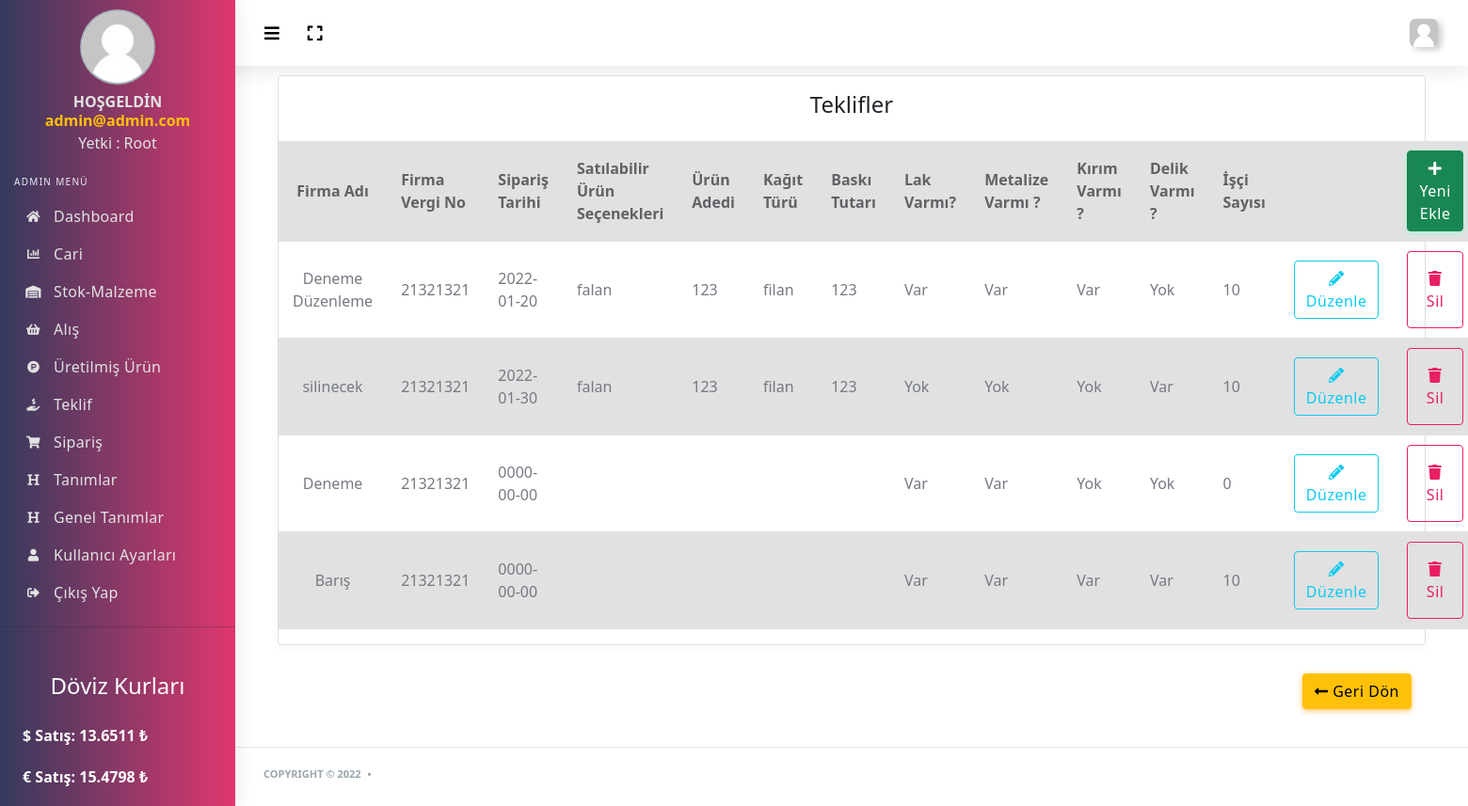
Page /admin/teklif.php (signed in) on the committed database.
### tables this page shows
CREATE TABLE `kullanici_tbl` (
  `kullanici_id` int(11) NOT NULL,
  `kullanici_foto` varchar(500) NOT NULL,
  `kullanici_ad` varchar(50) NOT NULL,
  `kullanici_sifre` varchar(50) NOT NULL,
  `kullanici_zaman` date NOT NULL,
  `kullanici_hakkinda` text NOT NULL,
  `kullanici_dogumyeri` varchar(50) NOT NULL,
  `kullanici_adsoyad` varchar(100) NOT NULL,
  `kullanici_yetki` int(2) NOT NULL,
  `kullanici_facebook` varchar(500) NOT NULL,
  `kullanici_twitter` varchar(500) NOT NULL,
  `kullanici_github` varchar(500) NOT NULL,
  `kullanici_instagram` varchar(500) NOT NULL,
  `kullanici_tel` varchar(50) NOT NULL
);

CREATE TABLE `doviz_tbl` (
  `id` int(11) NOT NULL,
  `dolar_satis` double NOT NULL,
  `euro_satis` double NOT NULL
);

CREATE TABLE `teklifekrani_tbl` (
  `id` int(11) NOT NULL,
  `teklif_firmaad` varchar(255) NOT NULL,
  `teklif_firmavergino` varchar(255) NOT NULL,
  `teklif_siparistarihi` date NOT NULL,
  `teklif_satilabilirurunsecenekleri` varchar(255) NOT NULL,
  `teklif_urunadedi` varchar(255) NOT NULL,
  `teklif_kagitturu` varchar(255) NOT NULL,
  `teklif_baskitutari` varchar(255) NOT NULL,
  `teklif_lakvarmi` tinyint(1) NOT NULL,
  `teklif_metalizevarmi` tinyint(1) NOT NULL,
  `teklif_kirimvarmi` tinyint(1) NOT NULL,
  `teklif_delikvarmi` tinyint(1) NOT NULL,
  `teklif_iscisayisi` int(11) NOT NULL
);

### admin/teklif.php (the view, shortened to what this page needs)
<?php include 'header.php' ?>
<?php include 'sidebar.php';
$teklifsor=$db->prepare("SELECT * FROM teklifekrani_tbl ORDER BY id ASC");
$teklifsor->execute();
?>
<div class="main-content">
	<div class="col-12 col-md-12 col-lg-12">
		<div class="card">
			<h4 class="text-center p-3">Teklifler</h4>
			<form action="../islem.php" method="POST">
				<table class="table table-striped table-md">
					<tr>
						<th class="text-center">Firma Adı</th>
						<th>Firma Vergi No</th>
						<th>Sipariş Tarihi</th>
						<th>Satılabilir Ürün Seçenekleri</th>
						<th>Ürün Adedi</th>
						<th>Kağıt Türü</th>
						<th>Baskı Tutarı</th>
						<th>Lak Varmı?</th>
						<th>Metalize Varmı ?</th>
						<th>Kırım Varmı ?</th>
						<th>Delik Varmı ?</th>
						<th>İşçi Sayısı</th>
						<th></th>
						<th style="width: 15%;"><a href="teklif-ekle.php" class="btn btn-success"><i class="fa fa-plus"></i> Yeni Ekle</a></th>
					</tr>
					<?php while ($teklifcek=$teklifsor->fetch(PDO::FETCH_ASSOC)) {
						?>
						<tr>
							<td class="text-center"><?=$teklifcek['teklif_firmaad']; ?></td>
							<td style="width:16%;"><?=$teklifcek['teklif_firmavergino']; ?></td>
							<td style="width:16%;"><?=$teklifcek['teklif_siparistarihi']; ?></td>
							<td style="width:16%;"><?=$teklifcek['teklif_satilabilirurunsecenekleri']; ?></td>
							<td style="width:16%;"><?=$teklifcek['teklif_urunadedi']; ?></td>
							<td style="width:16%;"><?=$teklifcek['teklif_kagitturu']; ?></td>
							<td style="width:16%;"><?=$teklifcek['teklif_baskitutari']; ?></td>
							<td style="width:16%;">
								<?php if ($teklifcek['teklif_lakvarmi']==0) {?>
									Yok
								<?php }else {?>
									Var
								<?php } ?>
							</td>
							<td style="width:16%;">
								<?php if ($teklifcek['teklif_metalizevarmi']==0) {?>
									Yok
								<?php }else {?>
									Var
								<?php } ?>
							</td>
							<td style="width:16%;">
								<?php if ($teklifcek['teklif_kirimvarmi']==0) {?>
									Yok
								<?php }else {?>
									Var
								<?php } ?>
							</td>
							<td style="width:16%;">
								<?php if ($teklifcek['teklif_delikvarmi']==0) {?>
									Yok
								<?php }else {?>
									Var
								<?php } ?>
							</td>
							<td style="width:16%;"><?=$teklifcek['teklif_iscisayisi']; ?></td>
							<td><a href="teklif-duzenle.php?id=<?=$teklifcek['id'] ?>" class="btn btn-outline-info"><i class="fa fa-pencil-alt"></i> Düzenle</a></td>
							<td><a href="../islem.php?teklifsil=ok&id=<?=$teklifcek['id'] ?>" onclick="return confirm('Silmek istediğinize emin misiniz?')" class="btn btn-outline-primary p-3"><i class="fa fa-trash"></i> Sil</a></td>
						</tr>
					<?php } ?>
				</table>
			</div>
			<div class="col-md-12 text-right">
				<a class="btn btn-warning" href="index.php"><i class="fa fa-long-arrow-alt-left"></i> Geri Dön</a>
			</div>
	</div>
</div>
</div>
</div>
<?php include 'footer.php' ?>

### admin/header.php (shortened to what this page needs)
<?php
include '../doviz.php';
$kullanicisor =$db->prepare("SELECT * FROM kullanici_tbl WHERE kullanici_ad=:ad");
$kullanicisor->execute(array(
  'ad' => $_SESSION['kullanici_ad']
));
$kullanicicek=$kullanicisor->fetch(PDO::FETCH_ASSOC);
$dovizsor=$db->prepare("SELECT * FROM doviz_tbl WHERE id=1");
$dovizsor->execute(array(0));
$dovizcek=$dovizsor->fetch(PDO::FETCH_ASSOC);
?>
<!DOCTYPE html>
<html lang="en">
<head>
  <link rel="stylesheet" href="assets/css/app.min.css">
  <link rel="stylesheet" href="assets/css/style.css">
  <link rel="stylesheet" href="assets/css/components.css">
  <link rel="stylesheet" href="assets/bundles/bootstrap-social/bootstrap-social.css">
  <link rel="stylesheet" href="assets/bundles/flag-icon-css/css/flag-icon.min.css">
  <link rel="stylesheet" href="assets/dropzone/dist/dropzone.css">
  <link rel="stylesheet" href="assets/dropzone/dist/basic.css">
  <link rel="stylesheet" href="assets/css/bootstrap.min.css">
</head>
<body>
  <div id="app">
    <div class="main-wrapper main-wrapper-1">
      <div class="navbar-bg"></div>
      <nav class="navbar navbar-expand-lg main-navbar">
        <div class="form-inline mr-auto">
          <ul class="navbar-nav mr-3">
            <li><a href="#" data-toggle="sidebar" class="nav-link nav-link-lg collapse-btn"><i
              class="fas fa-bars"></i></a></li>
              <li><a href="#" class="nav-link nav-link-lg fullscreen-btn">
                <i class="fas fa-expand"></i>
              </a>
            </li>
          </ul>
        </div>
        <ul class="navbar-nav navbar-right">
          <li class="dropdown"><a href="#" data-toggle="dropdown"
            class="nav-link dropdown-toggle nav-link-lg nav-link-user">
            <img alt="image" src="<?=$kullanicicek['kullanici_foto'] ?>" class="user-img-radious-style">
            <span class="d-sm-none d-lg-inline-block"></span></a>
          </li>
        </ul>
      </nav>

### admin/sidebar.php
<?php
$kullanicisor =$db->prepare("SELECT * FROM kullanici_tbl WHERE kullanici_ad=:ad");
$kullanicisor->execute(array(
  'ad' => $_SESSION['kullanici_ad']
));
$kullanicicek=$kullanicisor->fetch(PDO::FETCH_ASSOC);
?>
<div class="main-sidebar sidebar-style-2">
  <aside id="sidebar-wrapper">
    <ul class="sidebar-menu">
      <li class="dropdown active" style="display: block;">
        <div class="sidebar-profile">
          <div class="siderbar-profile-pic">
            <img src="<?php echo $kullanicicek['kullanici_foto'] ?>" class="profile-img-circle box-center" alt="User Image">
          </div>
          <div class="siderbar-profile-details">
            <div class="siderbar-profile-name">HOŞGELDİN</div>
            <div class="siderbar-profile-name text-warning"><?php echo $_SESSION['kullanici_ad'] ?> </div>
            <div class="sidebar-profile-position">
              <?php if ($kullanicicek['kullanici_yetki']==0) {
                echo "Yetki : Root";
              }elseif ($kullanicicek['kullanici_yetki']==1) {
                echo "Yetki: Yönetici";
              }else{echo "Yetki: Üye";}
              ?></div>
            </div>
          </div>
        </li>
        <li class="menu-header">Admin Menü</li>
        <li><a class="nav-link" href="index.php"><i class="fas fa-home"></i><span>Dashboard</span></a></li>
        <?php if($kullanicicek['kullanici_yetki']<=1) { ?>
          <li><a class="nav-link" href="cari.php"><i class="fas fa-chart-bar"></i><span>Cari</span></a></li>
          <li><a class="nav-link" href="stok.php"><i class="fas fa-warehouse"></i><span>Stok-Malzeme</span></a></li>
          <li><a class="nav-link" href="alis.php"><i class="fas fa-shopping-basket"></i><span>Alış</span></a></li>
          <li><a class="nav-link" href="urun.php"><i class="fab fa-product-hunt"></i><span>Üretilmiş Ürün</span></a></li>
          <li><a class="nav-link" href="teklif.php"><i class="fas fa-hand-holding-usd"></i><span>Teklif</span></a></li>
          <li><a class="nav-link" href="siparis.php"><i class="fas fa-shopping-cart"></i><span>Sipariş</span></a></li>
          <li><a class="nav-link" href="tanimlar.php"><i class="fas fa-heading"></i><span>Tanımlar</span></a></li>
          <li><a class="nav-link" href="geneltanimlar.php"><i class="fas fa-heading"></i><span>Genel Tanımlar</span></a></li>
          <?php if ($kullanicicek['kullanici_yetki']==0) { ?>
            <li><a class="nav-link" href="kullanicilar.php"><i class="fas fa-user"></i><span>Kullanıcı Ayarları</span></a></li>
          <?php } ?>
        <?php } ?>
        <li><a class="nav-link" href="logout.php"><i class="fas fa-sign-out-alt"></i><span>Çıkış Yap</span></a></li><hr>
        <li class="mt-5">
          <h4 class="text-white text-center">Döviz Kurları</h4>
          <nav class="nav text-white fw-bold m-4">
            <p>$ Satış: <?=$dovizcek['dolar_satis']?> ₺</p>
            <p>€ Satış: <?=$dovizcek['euro_satis']?> ₺</p>
          </nav>
        </li>
      </ul>
    </aside>
  </div>

### admin/assets/css/components.css (style rules this page uses)
.box-center { margin:0 auto }

### rows in the picture
kullanici_tbl: kullanici_foto (placeholder picture)
doviz_tbl: dolar_satis "13.6511", euro_satis "15.4798"
teklifekrani_tbl: teklif_firmaad "Deneme Düzenleme", teklif_firmavergino "21321321", teklif_siparistarihi "2022-01-20", teklif_satilabilirurunsecenekleri "falan", teklif_urunadedi "123", teklif_kagitturu "filan", teklif_baskitutari "123", teklif_lakvarmi "Var", teklif_metalizevarmi "Var", teklif_kirimvarmi "Var", teklif_delikvarmi "Yok", teklif_iscisayisi "10"
teklifekrani_tbl: teklif_firmaad "silinecek", teklif_firmavergino "21321321", teklif_siparistarihi "2022-01-30", teklif_satilabilirurunsecenekleri "falan", teklif_urunadedi "123", teklif_kagitturu "filan", teklif_baskitutari "123", teklif_lakvarmi "Yok", teklif_metalizevarmi "Yok", teklif_kirimvarmi "Yok", teklif_delikvarmi "Var", teklif_iscisayisi "10"
teklifekrani_tbl: teklif_firmaad "Deneme", teklif_firmavergino "21321321", teklif_siparistarihi "0000-00-00", teklif_lakvarmi "Var", teklif_metalizevarmi "Var", teklif_kirimvarmi "Yok", teklif_delikvarmi "Yok", teklif_iscisayisi "0"
teklifekrani_tbl: teklif_firmaad "Barış", teklif_firmavergino "21321321", teklif_siparistarihi "0000-00-00", teklif_lakvarmi "Var", teklif_metalizevarmi "Var", teklif_kirimvarmi "Var", teklif_delikvarmi "Var", teklif_iscisayisi "10"

### other values in the picture
$_SESSION['kullanici_ad'] "admin@admin.com"
